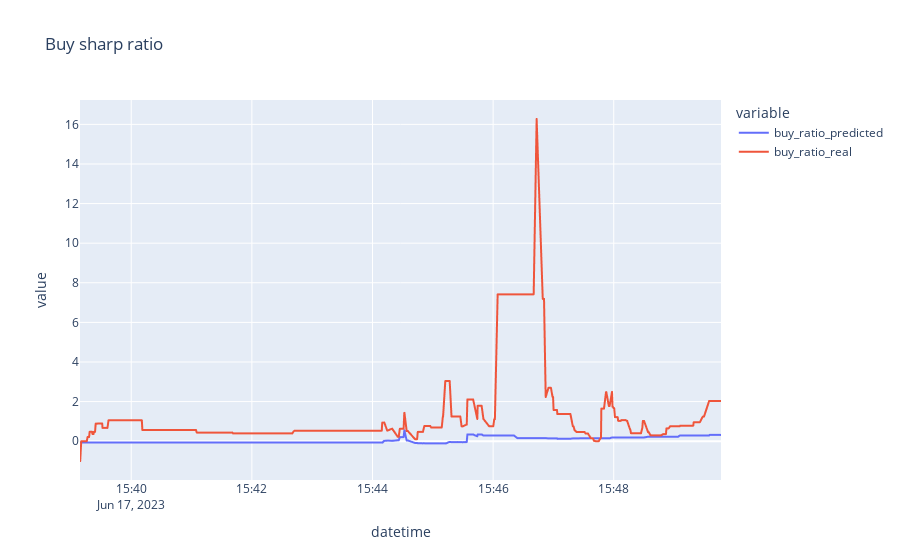

The notebook cell saved with this chart:
### Code cell
px.line(sharp_ratio_df[["buy_ratio_predicted", "buy_ratio_real"]], title="Buy sharp ratio")

### Figure 1 — Plotly figure (JSON) as saved in the notebook; plotly's stock layout.template omitted (floating-point values rounded to 4 significant figures; data arrays with more than 128 entries replaced by an {"elided": "..."} marker saying what was removed)
{"data": [{"hovertemplate": "variable=buy_ratio_predicted<br>datetime=%{x}<br>value=%{y}<extra></extra>", "legendgroup": "buy_ratio_predicted", "line": {"color": "#636efa", "dash": "solid"}, "marker": {"symbol": "circle"}, "mode": "lines", "name": "buy_ratio_predicted", "showlegend": true, "type": "scattergl", "x": {"elided": "2462 str values"}, "xaxis": "x", "y": {"elided": "2462 float values"}, "yaxis": "y"}, {"hovertemplate": "variable=buy_ratio_real<br>datetime=%{x}<br>value=%{y}<extra></extra>", "legendgroup": "buy_ratio_real", "line": {"color": "#EF553B", "dash": "solid"}, "marker": {"symbol": "circle"}, "mode": "lines", "name": "buy_ratio_real", "showlegend": true, "type": "scattergl", "x": {"elided": "2462 str values"}, "xaxis": "x", "y": {"elided": "2462 float values"}, "yaxis": "y"}], "layout": {"legend": {"title": {"text": "variable"}, "tracegroupgap": 0}, "title": {"text": "Buy sharp ratio"}, "xaxis": {"anchor": "y", "domain": [0, 1], "title": {"text": "datetime"}}, "yaxis": {"anchor": "x", "domain": [0, 1], "title": {"text": "value"}}}}
